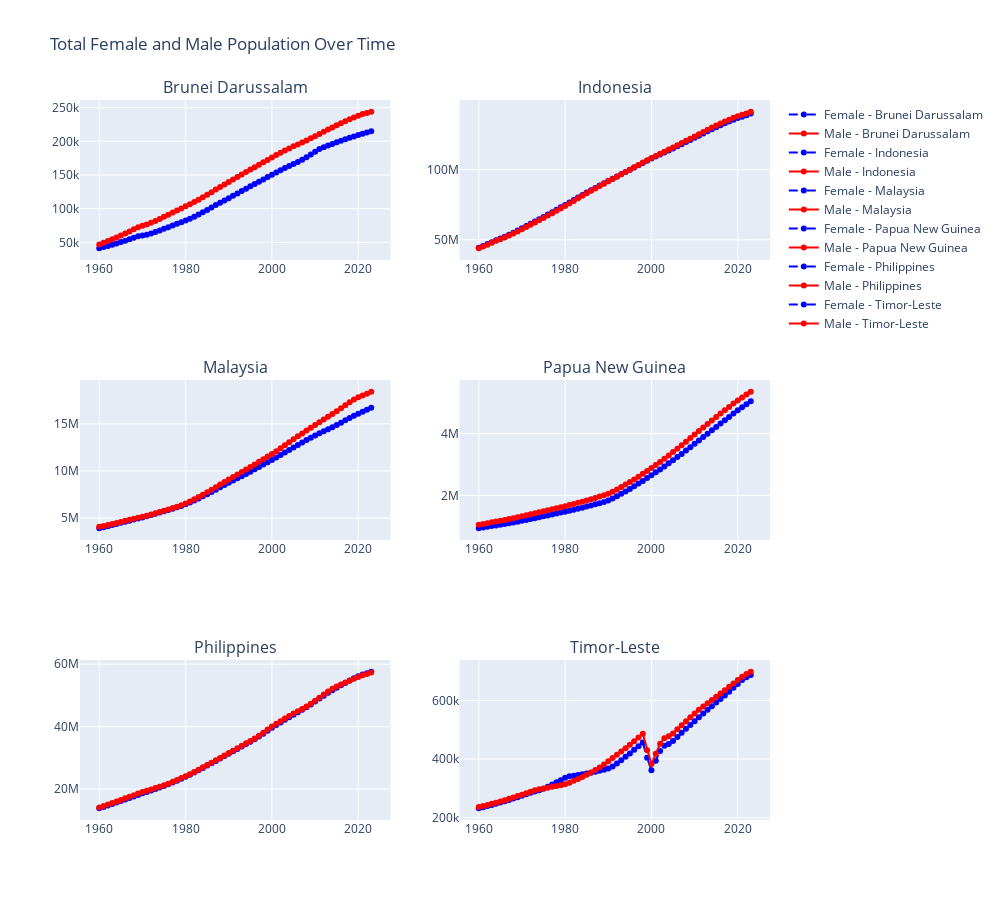

Here is the notebook cell this chart was saved with:
### Code cell
import plotly.graph_objects as go
from plotly.subplots import make_subplots

def overlay_population_multiple(countries, df):
    """
    Function to overlay female and male population for multiple countries, displaying two countries per row.

    Parameters:
    - countries (list): List of country names to plot.
    - df (pd.DataFrame): The DataFrame containing the population data with MultiIndex columns.

    Returns:
    - A Plotly figure with subplots displaying female and male population data.
    """
    
    num_countries = len(countries)
    num_rows = (num_countries + 1) // 2  # Ensures we have enough rows (2 plots per row)
    
    # Create subplots (2 columns)
    fig = make_subplots(rows=num_rows, cols=2, subplot_titles=countries)
    
    for i, country_name in enumerate(countries):
        row = (i // 2) + 1
        col = (i % 2) + 1
        
        if country_name not in df.columns.get_level_values('country'):
            print(f"Country '{country_name}' not found in the dataset.")
            continue
        
        # Extract the female and male population data for the country
        female = df[('Total Female', country_name)]
        male = df[('Total Male', country_name)]
        
        # Add Female Population Line
        fig.add_trace(go.Scatter(x=female.index, y=female, mode='lines+markers', 
                                 name=f'Female - {country_name}', line=dict(dash='dash', color='blue')),
                      row=row, col=col)
        
        # Add Male Population Line
        fig.add_trace(go.Scatter(x=male.index, y=male, mode='lines+markers', 
                                 name=f'Male - {country_name}', line=dict(dash='solid', color='red')),
                      row=row, col=col)
    
    # Update layout
    fig.update_layout(title_text="Total Female and Male Population Over Time", 
                      height=300 * num_rows, width=1000, showlegend=True)
    
    # Show the plot
    fig.show()

# List of countries
countries_list = ["Brunei Darussalam", "Indonesia", "Malaysia", "Papua New Guinea", "Philippines", "Timor-Leste"]

# Generate the subplot visualization
overlay_population_multiple(countries_list, MSEA_pop)
